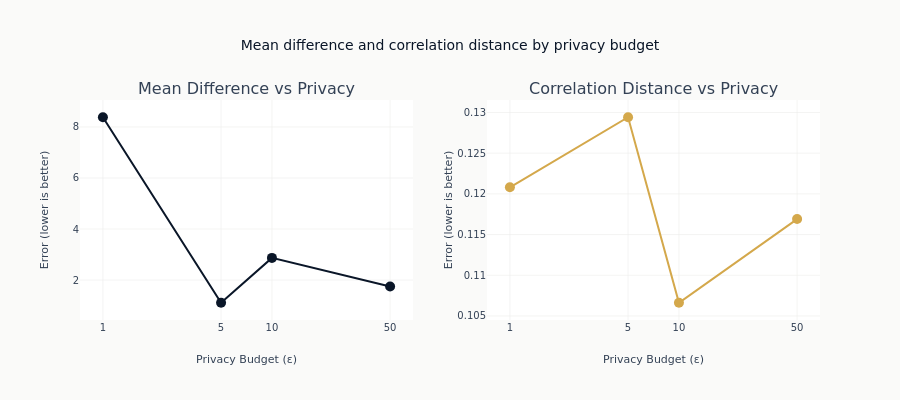

This figure's notebook cell:
### Code cell
results_df = pl.DataFrame(tradeoff_results)

# The whole sweep in one table, so the collapse diagnostics and the largest single
# feature gap sit beside the distances the figure plots.
print(
    results_df.select(
        "epsilon",
        "mean_diff",
        "worst_feature_mean_diff",
        "corr_diff",
        "mean_abs_offdiag_corr",
        "dims_for_99pct_variance",
    )
)

fig = make_subplots(
    rows=1,
    cols=2,
    subplot_titles=["Mean Difference vs Privacy", "Correlation Distance vs Privacy"],
)

fig.add_trace(
    go.Scatter(
        x=results_df["epsilon"].to_list(),
        y=results_df["mean_diff"].to_list(),
        mode="lines+markers",
        marker=dict(size=10),
        line_color=COLORS["blue"],
    ),
    row=1,
    col=1,
)
fig.add_trace(
    go.Scatter(
        x=results_df["epsilon"].to_list(),
        y=results_df["corr_diff"].to_list(),
        mode="lines+markers",
        marker=dict(size=10),
        line_color=COLORS["amber"],
    ),
    row=1,
    col=2,
)

fig.update_xaxes(
    title_text="Privacy Budget (ε)",
    type="log",
    tickvals=[1, 5, 10, 50],
    ticktext=["1", "5", "10", "50"],
)
fig.update_yaxes(title_text="Error (lower is better)")
fig.update_layout(
    title="Mean difference and correlation distance by privacy budget",
    height=400,
    showlegend=False,
    template="ml4t",
)
show_plotly_with_alt(
    fig,
    "Two line panels against the privacy budget on a logarithmic axis. Mean difference "
    "starts high at the tightest budget, falls sharply to the next one, and then moves "
    "up and down within a much smaller range across the looser budgets, without "
    "returning near its starting height. Correlation distance moves within a narrow "
    "range and is not monotonic: it rises, drops to its lowest point, then rises again.",
)

### Figure 1 — Plotly figure (JSON) as saved in the notebook; plotly's stock layout.template omitted (floating-point values rounded to 4 significant figures)
{"data": [{"line": {"color": "#0a1628"}, "marker": {"size": 10}, "mode": "lines+markers", "type": "scatter", "x": [1.0, 5.0, 10.0, 50.0], "xaxis": "x", "y": [8.38, 1.111, 2.869, 1.749], "yaxis": "y"}, {"line": {"color": "#D4A84B"}, "marker": {"size": 10}, "mode": "lines+markers", "type": "scatter", "x": [1.0, 5.0, 10.0, 50.0], "xaxis": "x2", "y": [0.1208, 0.1294, 0.1066, 0.1169], "yaxis": "y2"}], "layout": {"annotations": [{"font": {"size": 16}, "showarrow": false, "text": "Mean Difference vs Privacy", "x": 0.225, "xanchor": "center", "xref": "paper", "y": 1.0, "yanchor": "bottom", "yref": "paper"}, {"font": {"size": 16}, "showarrow": false, "text": "Correlation Distance vs Privacy", "x": 0.775, "xanchor": "center", "xref": "paper", "y": 1.0, "yanchor": "bottom", "yref": "paper"}], "height": 400, "showlegend": false, "title": {"text": "Mean difference and correlation distance by privacy budget"}, "xaxis": {"anchor": "y", "domain": [0.0, 0.45], "ticktext": ["1", "5", "10", "50"], "tickvals": [1, 5, 10, 50], "title": {"text": "Privacy Budget (ε)"}, "type": "log"}, "xaxis2": {"anchor": "y2", "domain": [0.55, 1.0], "ticktext": ["1", "5", "10", "50"], "tickvals": [1, 5, 10, 50], "title": {"text": "Privacy Budget (ε)"}, "type": "log"}, "yaxis": {"anchor": "x", "domain": [0.0, 1.0], "title": {"text": "Error (lower is better)"}}, "yaxis2": {"anchor": "x2", "domain": [0.0, 1.0], "title": {"text": "Error (lower is better)"}}}}
